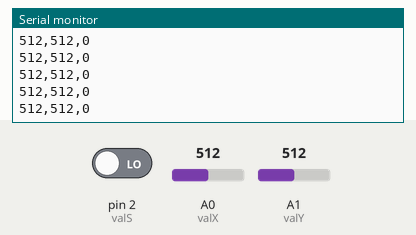
Simulated run of this sketch. Board: Arduino Uno, built with avr-gcc and run on an emulated ATmega328P. Shown: the last lines printed to the serial monitor. The inputs (shaded band) are chosen by the test bench; at power-on: A0 (valX) = 512, A1 (valY) = 512, pin 2 (valS) LOW.

Above: at 1.2 s.
1.3 s: A0 (valX) set to 716
At 1.56 s:
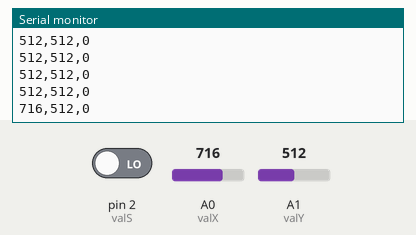
2.8 s: A1 (valY) set to 716
At 2.96 s:
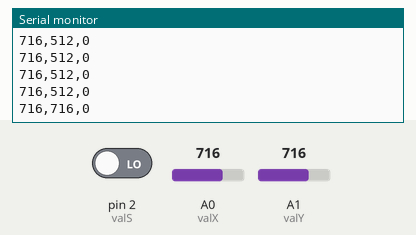
4.3 s: pin 2 (valS) driven HIGH
At 4.57 s:
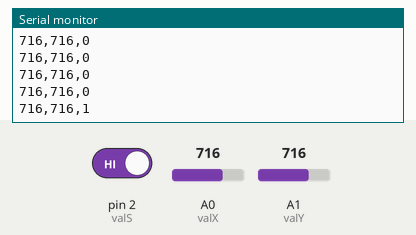
5.8 s: A0 (valX) set to 900
At 5.97 s:
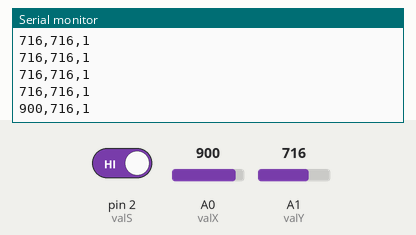
7.3 s: A1 (valY) set to 900
At 7.38 s:
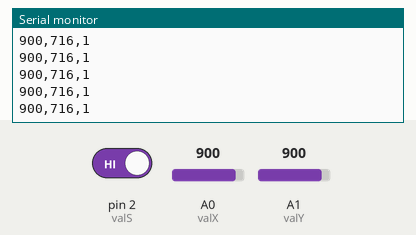
8.8 s: pin 2 (valS) driven LOW
At 8.98 s:
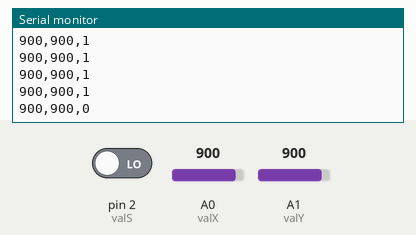
Timing chart, 0 to 11.3 s (numbered marks = the images above; inputs shaded):
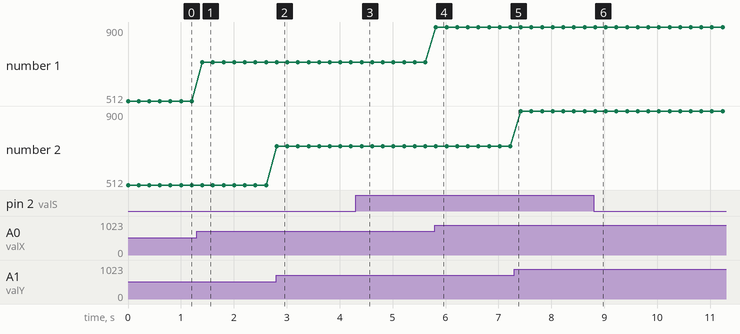

Measured:
- after the input at 1.3 s, the serial monitor: prints a new line after 0.10 s (image 1)
- after the input at 2.8 s, the serial monitor: prints a new line at once (image 2)
- after the input at 4.3 s, the serial monitor: prints a new line after 0.11 s (image 3)
- after the input at 5.8 s, the serial monitor: prints a new line at once (image 4)
- after the input at 8.8 s, the serial monitor: prints a new line at once (image 6)
- plotted number 1: 512 → 716 after the input at 1.3 s, 716 → 900 after the input at 5.8 s

The sketch:

valorJoystick.ino
```cpp
#define valX A0
#define valY A1
#define valS 2

const int delayTime = 200;

void setup() {
  pinMode(valX, INPUT);
  pinMode(valY, INPUT);
  pinMode(valS, INPUT);

  Serial.begin(9600);
}

void loop() {
  Serial.print(analogRead(valX));
  Serial.print(",");
  Serial.print(analogRead(valY));
  Serial.print(",");
  Serial.println(digitalRead(valS));
  delay(delayTime);
}
```
